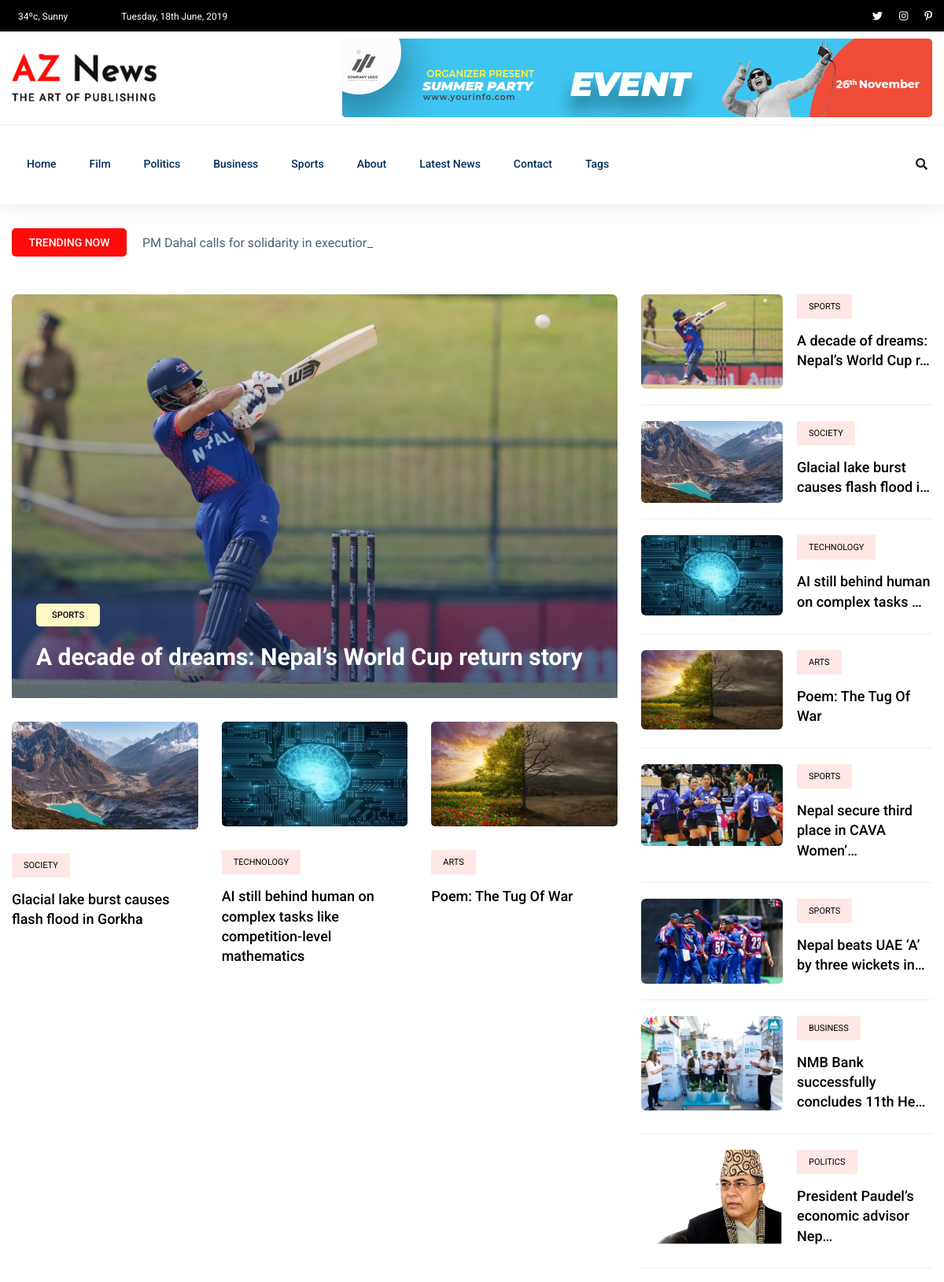
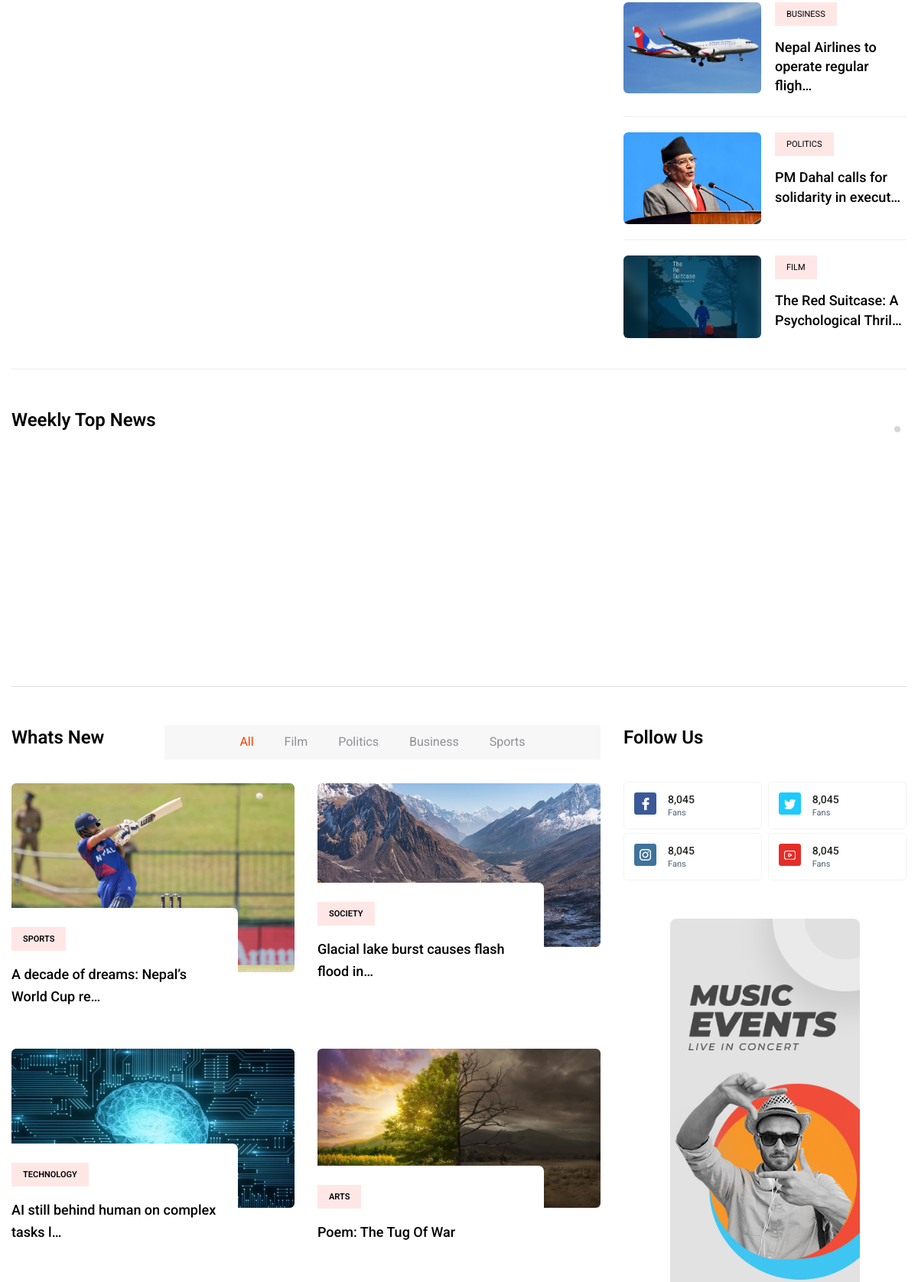
The page / (upper part) on the database its author committed (2 pictures, top to bottom).
### newspaper/models.py (models this page shows, shortened)
class TimeStampModel (models.Model):
    created_at = models. DateTimeField(auto_now_add=True)
    updated_at = models. DateTimeField(auto_now=True)
    class Meta:
        abstract = True # Don't create table in DB

class Category (TimeStampModel):
    name = models. CharField(max_length=100)

class Post(TimeStampModel):
    STATUS_CHOICES = [
        ("active", "Active"),
        ("in_active", "Inactive"),
    ]
    title = models.CharField(max_length=200)
    content = models.TextField()
    featured_image = models.ImageField(upload_to="post_images/%Y/%m/%d", blank=False)
    author = models.ForeignKey("auth.User", on_delete=models.CASCADE)
    status = models.CharField(max_length=20, choices=STATUS_CHOICES, default="active")
    views_count = models.PositiveBigIntegerField(default=0)
    published_at = models.DateTimeField(null=True, blank=True)
    category = models.ForeignKey (Category, on_delete=models.CASCADE)
    tag = models.ManyToManyField(Tag)

### newspaper/views.py (the view)
# urls.py: path('', views.HomeView.as_view(), name='home'),
class HomeView(ListView):
    model = Post
    template_name = "aznews/home.html"
    context_object_name = "posts"
    ordering = "-published_at"
    queryset = Post.objects.filter(published_at__isnull=False, status="active")
    def get_context_data(self, **kwargs):
        context = super().get_context_data(**kwargs)
        context ["trending_posts"] = Post.objects.filter(
            published_at__isnull=False, status="active").order_by("views_count") [:3]
        context ["featured_post"] = (
             Post.objects.filter(published_at__isnull=False, status="active")
             .order_by("-published_at", "-views_count").first()
             )
        context ["featured_posts"] = Post.objects.filter(
            published_at__isnull=False, status="active").order_by("-published_at", "-views_count") [1:4]
        one_week_ago = timezone.now() - timedelta(days=7)
        context ["weekly_top_posts"] = Post.objects.filter(
            published_at__isnull=False, status="active", published_at__gte=one_week_ago
            ).order_by("-published_at", "-views_count") [:7]
        context ["recent_posts"] = Post.objects.filter( published_at__isnull=False, status="active"
            ).order_by("-published_at") [:7]
        return context

### newspaper/navigation.py (called while the page is built)
def navigation(request):
    categories = Category.objects.all() [:4]
    tags = Tag.objects.all()[:10]
    trending_posts = Post.objects.filter( published_at__isnull=False, status="active"
    ).order_by("-views_count") [:3]
    return {
        "categories": categories,
        "tags": tags,
        "trending_posts": trending_posts,
    }

### templates/aznews/home.html (shortened to what this page needs)
{% extends 'aznews/base.html' %}
{% load static %}
{% block content %}
  <main>
    {% include  "aznews/home/trending/trending.html" %}
    {% include  "aznews/home/weekly.html" %}
    {% include  "aznews/home/whats_new.html" %}
  </main>
{% endblock %}

### templates/aznews/base.html (shortened to what this page needs)
{% load static %}
<!doctype html>
<html class="no-js" lang="zxx">
    <head>
            <link rel="stylesheet" href="{% static 'aznews/assets/css/bootstrap.min.css' %}">
            <link rel="stylesheet" href="{% static 'aznews/assets/css/owl.carousel.min.css' %}">
            <link rel="stylesheet" href="{% static 'aznews/assets/css/ticker-style.css' %}">
            <link rel="stylesheet" href="{% static 'aznews/assets/css/flaticon.css' %}">
            <link rel="stylesheet" href="{% static 'aznews/assets/css/slicknav.css' %}">
            <link rel="stylesheet" href="{% static 'aznews/assets/css/animate.min.css' %}">
            <link rel="stylesheet" href="{% static 'aznews/assets/css/magnific-popup.css' %}">
            <link rel="stylesheet" href="{% static 'aznews/assets/css/fontawesome-all.min.css' %}">
            <link rel="stylesheet" href="{% static 'aznews/assets/css/themify-icons.css' %}">
            <link rel="stylesheet" href="{% static 'aznews/assets/css/slick.css' %}">
            <link rel="stylesheet" href="{% static 'aznews/assets/css/nice-select.css' %}">
            <link rel="stylesheet" href="{% static 'aznews/assets/css/style.css' %}">
   </head>
   <body>
    {% include "aznews/header.html" %}
    {% block content %}
    {% endblock content %}
    </body>
</html>

### templates/aznews/header.html (shortened to what this page needs)
{% load static %}
<header>
   <div class="header-area">
        <div class="main-header ">
            <div class="header-top black-bg d-none d-md-block">
               <div class="container">
                   <div class="col-xl-12">
                        <div class="row d-flex justify-content-between align-items-center">
                            <div class="header-info-left">
                                <ul>
                                    <li><img src="{% static 'aznews/assets/img/icon/header_icon1.png' %}" alt="">34ºc, Sunny </li>
                                    <li><img src="{% static 'aznews/assets/img/icon/header_icon1.png' %}" alt="">Tuesday, 18th June, 2019</li>
                                </ul>
                            </div>
                            <div class="header-info-right">
                                <ul class="header-social">
                                    <li><a href="#"><i class="fab fa-twitter"></i></a></li>
                                    <li><a href="#"><i class="fab fa-instagram"></i></a></li>
                                   <li> <a href="#"><i class="fab fa-pinterest-p"></i></a></li>
                                </ul>
                            </div>
                        </div>
                   </div>
               </div>
            </div>
            <div class="header-mid d-none d-md-block">
               <div class="container">
                    <div class="row d-flex align-items-center">
                        <div class="col-xl-3 col-lg-3 col-md-3">
                            <div class="logo">
                                <a href="/"><img src="{% static 'aznews/assets/img/logo/logo.png' %}" alt=""></a>
                            </div>
                        </div>
                        <div class="col-xl-9 col-lg-9 col-md-9">
                            <div class="header-banner f-right ">
                                <img src="{% static 'aznews/assets/img/hero/header_card.jpg' %}" alt="">
                            </div>
                        </div>
                    </div>
               </div>
            </div>
           <div class="header-bottom header-sticky">
                <div class="container">
                    <div class="row align-items-center">
                        <div class="col-xl-10 col-lg-10 col-md-12 header-flex">
                            <div class="main-menu d-none d-md-block">
                                <nav>
                                    <ul id="navigation">
                                        <li><a href="/">Home</a></li>
                                        {% for category in categories %}
                                        <li><a href="{% url 'post-by-category' category.pk %}">{{ category.name }}</a></li>
                                        {% endfor %}
                                        <li><a href="{% url 'about' %}">About</a></li>
                                        <li><a href="{% url 'post-list' %}">Latest News</a></li>
                                        <li><a href="{% url 'contact' %}">Contact</a></li>
                                        <li><a href="#">Tags</a>
                                        </li>
                                    </ul>
                                </nav>
                            </div>
                        </div>
                        <div class="col-xl-2 col-lg-2 col-md-4">
                            <div class="header-right-btn f-right d-none d-lg-block">
                                <i class="fas fa-search special-tag"></i>
                            </div>
                        </div>
                        <div class="col-12">
                        </div>
                    </div>
                </div>
           </div>
        </div>
   </div>
</header>

### templates/aznews/home/trending/trending.html
{% load static %}
<div class="trending-area fix">
    <div class="container">
        <div class="trending-main">
        {% include "aznews/home/trending/trending_title.html" %}
        <div class="row">
            {% include "aznews/home/trending/trending_left.html" %}
            {% include "aznews/home/trending/trending_right.html" %}
        </div>
        </div>
    </div>
    </div>

### templates/aznews/home/trending/trending_title.html
            <div class="row">
                <div class="col-lg-12">
                  <div class="trending-tittle">
                    <strong>Trending now</strong>
                    <div class="trending-animated">
                      <ul id="js-news" class="js-hidden">
                        {% for trending_post in trending_posts %}<li class="news-item">{{ trending_post.title }}</li>{% endfor %}
                      </ul>
                    </div>
                  </div>
                </div>
              </div>

### templates/aznews/home/trending/trending_left.html
{% load static %}
<div class="col-lg-8">
    <div class="trending-top mb-30">
      <div class="trend-top-img">
        <img src="{{ featured_post.featured_image.url }}" alt="{{ featured_post.title }}" />
        <div class="trend-top-cap">
          <span>{{ featured_post.category.name }}</span>
          <h2><a href="{% url 'post-detail' featured_post.pk %}">{{ featured_post.title }}</a></h2>
        </div>
      </div>
    </div>
    <div class="trending-bottom">
      <div class="row">
        {% for featured_post in featured_posts %}
        <div class="col-lg-4">
          <div class="single-bottom mb-35">
            <div class="trend-bottom-img mb-30">
              <img src="{{ featured_post.featured_image.url }}" alt="{{ featured_post.title}}" />
            </div>
            <div class="trend-bottom-cap">
              <span class="color1">{{ featured_post.category.name }}</span>
              <h4><a href="{% url 'post-detail' featured_post.pk %}">{{ featured_post.title }}</a></h4>
            </div>
          </div>
        </div>
        {% endfor %}
      </div>
    </div>
  </div>

### templates/aznews/home/trending/trending_right.html
{% load static %}
<div class="col-lg-4">
    {% for post in posts %}
        <div class="trand-right-single d-flex">
            <div class="trand-right-img">
            <img src="{{ post.featured_image.url }}" alt="{{ post.title }}" width="180px" />
            </div>
            <div class="trand-right-cap">
            <span class="color1">{{ post.category.name }}</span>
            <h4><a href="{% url 'post-detail' post.pk %}">{{ post.title|truncatechars:40}}</a></h4>
            </div>
        </div>
    {% endfor %}
</div>

### templates/aznews/home/weekly.html (shortened to what this page needs)
{% load static %}
    <div class="weekly-news-area pt-50">
        <div class="container">
          <div class="weekly-wrapper">
            <div class="row">
              <div class="col-lg-12">
                <div class="section-tittle mb-30">
                  <h3>Weekly Top News</h3>
                </div>
              </div>
            </div>
            <div class="row">
              <div class="col-12">
                <div class="weekly-news-active dot-style d-flex dot-style">
                </div>
              </div>
            </div>
          </div>
        </div>
    </div>

### templates/aznews/home/whats_new.html (shortened to what this page needs)
{% load static %}
    <section class="whats-news-area pt-50 pb-20">
        <div class="container">
          <div class="row">
            <div class="col-lg-8">
              <div class="row d-flex justify-content-between">
                <div class="col-lg-3 col-md-3">
                  <div class="section-tittle mb-30">
                    <h3>Whats New</h3>
                  </div>
                </div>
                <div class="col-lg-9 col-md-9">
                  <div class="properties__button">
                    <nav>
                      <div class="nav nav-tabs" id="nav-tab" role="tablist">
                        <a class="nav-item nav-link active" id="nav-home-tab" data-toggle="tab" href="#nav-home" role="tab" aria-controls="nav-home" aria-selected="true">All</a>
                        {% for category in categories %}
                        <a class="nav-item nav-link" id="nav-profile-tab" data-toggle="tab" href="#nav-{{ category.name|slugify }}" role="tab" aria-controls="nav-profile" aria-selected="false">{{ category.name }}</a>
                        {% endfor %}
                      </div>
                    </nav>
                  </div>
                </div>
              </div>
              <div class="row">
                <div class="col-12">
                  <div class="tab-content" id="nav-tabContent">
                    <div class="tab-pane fade show active" id="nav-home" role="tabpanel" aria-labelledby="nav-home-tab">
                      <div class="whats-news-caption">
                        <div class="row">
                          {% for post in posts %}
                          <div class="col-lg-6 col-md-6">
                            <div class="single-what-news mb-100">
                              <div class="what-img">
                                <img src="{{ post.featured_image.url }}" alt="{{ post.title }}" />
                              </div>
                              <div class="what-cap">
                                <span class="color1">{{ post.category.name }}</span>
                                <h4><a href="#">{{ post.title|truncatechars:41 }}</a></h4>
                              </div>
                            </div>
                          </div>
                          {% endfor %}
                        </div>
                      </div>
                    </div>
                  </div>
                </div>
              </div>
            </div>
            <div class="col-lg-4">
              <div class="section-tittle mb-40">
                <h3>Follow Us</h3>
              </div>
              <div class="single-follow mb-45">
                <div class="single-box">
                  <div class="follow-us d-flex align-items-center">
                    <div class="follow-social">
                      <a href="#"><img src="{% static 'aznews/assets/img/news/icon-fb.png' %} " alt="" /></a>
                    </div>
                    <div class="follow-count">
                      <span>8,045</span>
                      <p>Fans</p>
                    </div>
                  </div>
                  <div class="follow-us d-flex align-items-center">
                    <div class="follow-social">
                      <a href="#"><img src="{% static 'aznews/assets/img/news/icon-tw.png' %}" alt="" /></a>
                    </div>
                    <div class="follow-count">
                      <span>8,045</span>
                      <p>Fans</p>
                    </div>
                  </div>
                  <div class="follow-us d-flex align-items-center">
                    <div class="follow-social">
                      <a href="#"><img src="{% static 'aznews/assets/img/news/icon-ins.png' %}" alt="" /></a>
                    </div>
                    <div class="follow-count">
                      <span>8,045</span>
                      <p>Fans</p>
                    </div>
                  </div>
                  <div class="follow-us d-flex align-items-center">
                    <div class="follow-social">
                      <a href="#"><img src="{% static 'aznews/assets/img/news/icon-yo.png' %}" alt="" /></a>
                    </div>
                    <div class="follow-count">
                      <span>8,045</span>
                      <p>Fans</p>
                    </div>
                  </div>
                </div>
              </div>
              <div class="news-poster d-none d-lg-block">
                <img src="{% static 'aznews/assets/img/news/news_card.jpg' %}" alt="" />
              </div>
            </div>
          </div>
        </div>
      </section>

### templates/aznews/home/resent.html (shortened to what this page needs)
{% load static %}

### templates/aznews/footer.html (shortened to what this page needs)
{% load static %}

### rows shown on the page
Category: name "Film"
Category: name "Politics"
Category: name "Business"
Category: name "Sports"
Post: title "PM Dahal calls for solidarity in execution of identity and national issues", featured_image (picture), category.name "POLITICS", title "PM Dahal calls for solidarity in execut…"
Post: featured_image (picture), category.name "SPORTS", title "A decade of dreams: Nepal’s World Cup return story", title "A decade of dreams: Nepal’s World Cup r…", title "A decade of dreams: Nepal’s World Cup re…"
Post: featured_image (picture), category.name "SOCIETY", title "Glacial lake burst causes flash flood in Gorkha", title "Glacial lake burst causes flash flood i…", title "Glacial lake burst causes flash flood in…"
Post: featured_image (picture), category.name "TECHNOLOGY", title "AI still behind human on complex tasks like competition-level mathematics", title "AI still behind human on complex tasks …", title "AI still behind human on complex tasks l…"
Post: featured_image (picture), category.name "ARTS", title "Poem: The Tug Of War"
Post: featured_image (picture), category.name "SPORTS", title "Nepal secure third place in CAVA Women’…"
Post: featured_image (picture), category.name "SPORTS", title "Nepal beats UAE ‘A’ by three wickets in…"
Post: featured_image (picture), category.name "BUSINESS", title "NMB Bank successfully concludes 11th He…"
Post: featured_image (picture), category.name "POLITICS", title "President Paudel’s economic advisor Nep…"
Post: featured_image (picture), category.name "BUSINESS", title "Nepal Airlines to operate regular fligh…"
Post: featured_image (picture), category.name "FILM", title "The Red Suitcase: A Psychological Thril…"
